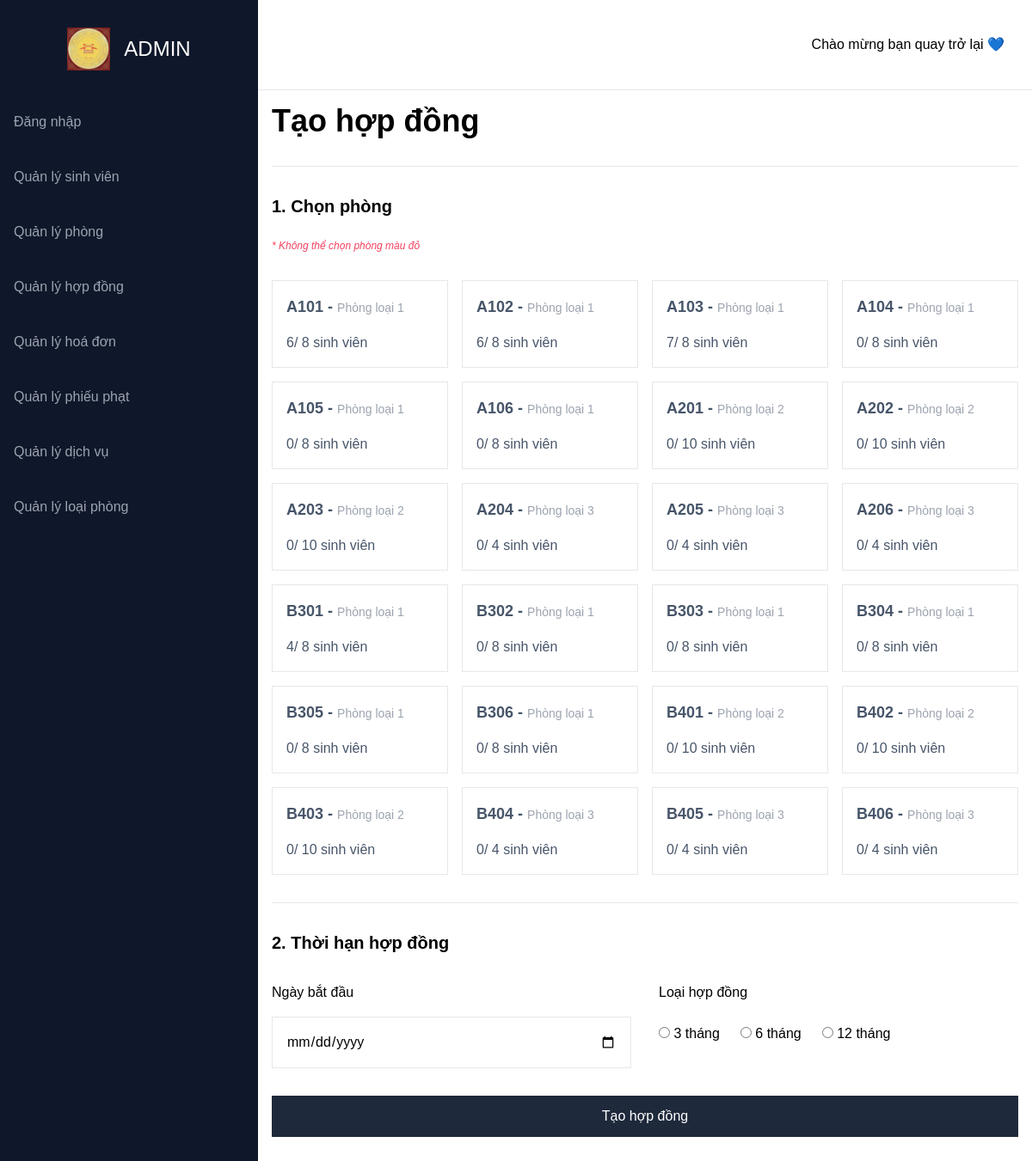
Page /QuanLyKyTucXa/contracts_add.php on the committed database.
### tables this page shows
CREATE TABLE `rooms` (
  `id` int(11) NOT NULL,
  `name` varchar(255) NOT NULL,
  `numberOfEmptyBed` int(11) NOT NULL,
  `roomTypeId` int(11) DEFAULT NULL,
  `created_at` timestamp NOT NULL DEFAULT current_timestamp(),
  `updated_at` timestamp NOT NULL DEFAULT current_timestamp() ON UPDATE current_timestamp()
);

CREATE TABLE `room_types` (
  `id` int(11) NOT NULL,
  `name` varchar(50) NOT NULL,
  `price` int(11) NOT NULL,
  `maxNumberOfBed` int(11) NOT NULL,
  `description` text DEFAULT NULL,
  `created_at` timestamp NOT NULL DEFAULT current_timestamp(),
  `updated_at` timestamp NOT NULL DEFAULT current_timestamp() ON UPDATE current_timestamp()
);

### QuanLyKyTucXa/contracts_add.php (the view, shortened to what this page needs)
<?php
    $con = mysqli_connect('localhost', 'root', '', 'quanLyKyTuc1') or die('Lỗi kết nối');
    $sql="select rooms.id, rooms.name, rooms.numberOfEmptyBed, room_types.name as type_name, room_types.maxNumberOfBed, room_types.description from rooms inner join room_types on rooms.roomTypeId = room_types.id    ";
    $data=mysqli_query($con,$sql);
    $haveRoomId = isset($_GET['haveRoomId']) ?  $_GET['haveRoomId'] : null;
?>
<body>
    <div class="flex">
        <?php
        include_once './sidebar.php';
        ?>
        <div class="flex-1 flex flex-col max-h-screen overflow-scroll">
            <div class="py-8 px-4 border-b flex justify-between">
                <button class="p-2 px-4 rounded-full hover:bg-gray-100 transition">Chào mừng bạn quay trở lại 💙</button>
            </div>
            <div class="flex-1 p-4">
            <form enctype="multipart/form-data" method="POST" class="flex flex-col gap-4">
                <h1 class="text-4xl font-semibold">Tạo hợp đồng</h1>
                <hr class="my-4">
                <h1 class="text-xl font-semibold mb-2">1. Chọn phòng</h1>
                <p class="text-xs text-rose-500 italic mb-4">* Không thể chọn phòng màu đỏ</p>
                <div class="grid grid-cols-4 gap-4 text-slate-600">
                <?php if (mysqli_num_rows($data) != 0) {
                    while ($room = mysqli_fetch_assoc($data)) {
                        $isFull = $room['maxNumberOfBed'] == $room['maxNumberOfBed'] - $room['numberOfEmptyBed'];
                        ?>
                    <div class="room-select border p-4 <?= $isFull || isset($haveRoomId) ? 'pointer-events-none bg-rose-500 text-white' : 'cursor-pointer' ?>" data-room="<?= $room['id'] ?>">
                        <p class="mb-4 text-lg font-semibold">
                            <?= $room['name'] ?> - <span class="text-sm font-thin  <?= $isFull ? 'text-white' : 'text-gray-400' ?>"><?= $room['type_name'] ?></span>
                        </p>
                        <p>
                            <?= ($room['maxNumberOfBed'] - $room['numberOfEmptyBed']) ?>/ <?= $room['maxNumberOfBed'] ?> sinh viên
                        </p>
                    </div>
                    <?php } ?>
                <?php } ?>
                </div>
                <hr class="my-4">
                <h1 class="text-xl font-semibold mb-4">2. Thời hạn hợp đồng</h1>
                <div class="flex gap-8">
                    <div class="flex-1">
                        <label for="">Ngày bắt đầu</label>
                        <input required type="date" name="startDate" class="w-full border p-4 focus:outline-none outline-none mt-4">
                    </div>
                    <div class="flex-1">
                        <label for="">Loại hợp đồng</label>
                        <div class="flex gap-6 mt-6">
                            <div>
                                <input required type="radio" value="3" name="endDate">
                                <label for="">3 tháng</label>
                            </div>
                            <div>
                                <input required type="radio" value="3" name="endDate">
                                <label for="">6 tháng</label>
                            </div>
                            <div>
                                <input required type="radio" value="3" name="endDate">
                                <label for="">12 tháng</label>
                            </div>
                        </div>
                    </div>
                </div>
                <button name="submit" type="submit" class="text-white bg-slate-800 p-3 w-full mt-4">Tạo hợp đồng</button>
            </form>
            </div>
        </div>
    </div>
</body>

### QuanLyKyTucXa/style/style.css (style rules this page uses)
body { font-family: "Lucida Sans", "Lucida Sans Regular", "Lucida Grande", "Lucida Sans Unicode", Geneva, Verdana, sans-serif; }

### rows in the picture
rooms: name "A101", roomTypeId.name "Phòng loại 1", $room['maxNumberOfBed'] - $room['numberOfEmptyBed'] "6", roomTypeId.maxNumberOfBed "8"
rooms: name "A102", roomTypeId.name "Phòng loại 1", $room['maxNumberOfBed'] - $room['numberOfEmptyBed'] "6", roomTypeId.maxNumberOfBed "8"
rooms: name "A103", roomTypeId.name "Phòng loại 1", $room['maxNumberOfBed'] - $room['numberOfEmptyBed'] "7", roomTypeId.maxNumberOfBed "8"
rooms: name "A104", roomTypeId.name "Phòng loại 1", $room['maxNumberOfBed'] - $room['numberOfEmptyBed'] "0", roomTypeId.maxNumberOfBed "8"
rooms: name "A105", roomTypeId.name "Phòng loại 1", $room['maxNumberOfBed'] - $room['numberOfEmptyBed'] "0", roomTypeId.maxNumberOfBed "8"
rooms: name "A106", roomTypeId.name "Phòng loại 1", $room['maxNumberOfBed'] - $room['numberOfEmptyBed'] "0", roomTypeId.maxNumberOfBed "8"
rooms: name "A201", roomTypeId.name "Phòng loại 2", $room['maxNumberOfBed'] - $room['numberOfEmptyBed'] "0", roomTypeId.maxNumberOfBed "10"
rooms: name "A202", roomTypeId.name "Phòng loại 2", $room['maxNumberOfBed'] - $room['numberOfEmptyBed'] "0", roomTypeId.maxNumberOfBed "10"
rooms: name "A203", roomTypeId.name "Phòng loại 2", $room['maxNumberOfBed'] - $room['numberOfEmptyBed'] "0", roomTypeId.maxNumberOfBed "10"
rooms: name "A204", roomTypeId.name "Phòng loại 3", $room['maxNumberOfBed'] - $room['numberOfEmptyBed'] "0", roomTypeId.maxNumberOfBed "4"
rooms: name "A205", roomTypeId.name "Phòng loại 3", $room['maxNumberOfBed'] - $room['numberOfEmptyBed'] "0", roomTypeId.maxNumberOfBed "4"
rooms: name "A206", roomTypeId.name "Phòng loại 3", $room['maxNumberOfBed'] - $room['numberOfEmptyBed'] "0", roomTypeId.maxNumberOfBed "4"
rooms: name "B301", roomTypeId.name "Phòng loại 1", $room['maxNumberOfBed']-$room['numberOfEmptyBed'] "4", roomTypeId.maxNumberOfBed "8"
rooms: name "B302", roomTypeId.name "Phòng loại 1", $room['maxNumberOfBed'] - $room['numberOfEmptyBed'] "0", roomTypeId.maxNumberOfBed "8"
rooms: name "B303", roomTypeId.name "Phòng loại 1", $room['maxNumberOfBed'] - $room['numberOfEmptyBed'] "0", roomTypeId.maxNumberOfBed "8"
rooms: name "B304", roomTypeId.name "Phòng loại 1", $room['maxNumberOfBed'] - $room['numberOfEmptyBed'] "0", roomTypeId.maxNumberOfBed "8"
rooms: name "B305", roomTypeId.name "Phòng loại 1", $room['maxNumberOfBed'] - $room['numberOfEmptyBed'] "0", roomTypeId.maxNumberOfBed "8"
rooms: name "B306", roomTypeId.name "Phòng loại 1", $room['maxNumberOfBed'] - $room['numberOfEmptyBed'] "0", roomTypeId.maxNumberOfBed "8"
rooms: name "B401", roomTypeId.name "Phòng loại 2", $room['maxNumberOfBed'] - $room['numberOfEmptyBed'] "0", roomTypeId.maxNumberOfBed "10"
rooms: name "B402", roomTypeId.name "Phòng loại 2", $room['maxNumberOfBed'] - $room['numberOfEmptyBed'] "0", roomTypeId.maxNumberOfBed "10"
rooms: name "B403", roomTypeId.name "Phòng loại 2", $room['maxNumberOfBed'] - $room['numberOfEmptyBed'] "0", roomTypeId.maxNumberOfBed "10"
rooms: name "B404", roomTypeId.name "Phòng loại 3", $room['maxNumberOfBed'] - $room['numberOfEmptyBed'] "0", roomTypeId.maxNumberOfBed "4"
rooms: name "B405", roomTypeId.name "Phòng loại 3", $room['maxNumberOfBed'] - $room['numberOfEmptyBed'] "0", roomTypeId.maxNumberOfBed "4"
rooms: name "B406", roomTypeId.name "Phòng loại 3", $room['maxNumberOfBed'] - $room['numberOfEmptyBed'] "0", roomTypeId.maxNumberOfBed "4"

### other values in the picture
$item["label"] "Đăng nhập"
$item["label"] "Quản lý sinh viên"
$item["label"] "Quản lý phòng"
$item["label"] "Quản lý hợp đồng"
$item["label"] "Quản lý hoá đơn"
$item["label"] "Quản lý phiếu phạt"
$item["label"] "Quản lý dịch vụ"
$item["label"] "Quản lý loại phòng"
